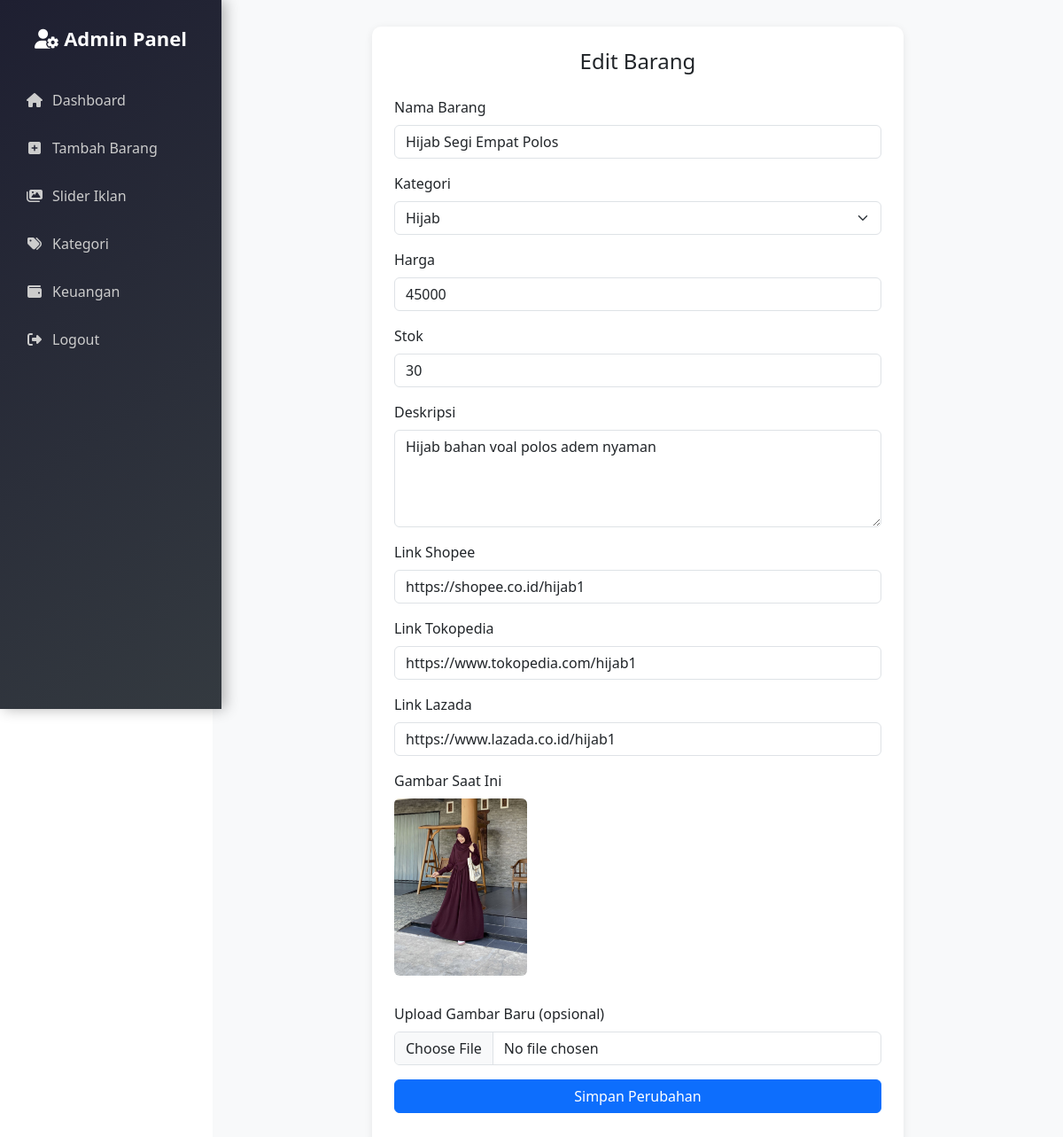
The page /edit_barang.php?id=15 (signed in) on the database its author committed.
### tables this page shows
CREATE TABLE `barang` (
  `id` int(11) NOT NULL,
  `nama_barang` varchar(100) NOT NULL,
  `harga` int(11) NOT NULL,
  `stok` int(11) NOT NULL,
  `gambar` varchar(255) DEFAULT NULL,
  `deskripsi` text DEFAULT NULL,
  `link_shopee` text DEFAULT NULL,
  `link_lazada` text DEFAULT NULL,
  `link_tokopedia` text DEFAULT NULL,
  `created_at` timestamp NOT NULL DEFAULT current_timestamp(),
  `kategori_id` int(11) DEFAULT NULL
);

CREATE TABLE `kategori` (
  `id` int(11) NOT NULL,
  `nama_kategori` varchar(100) NOT NULL
);

### edit_barang.php (the view, shortened to what this page needs)
<?php
include 'inc/db.php';
include 'inc/sidebar.php';
$id = intval($_GET['id']);
$result = mysqli_query($conn, "SELECT * FROM barang WHERE id=$id");
$data = mysqli_fetch_assoc($result);
?>
<link href="https://cdn.jsdelivr.net/npm/bootstrap@5.3.0/dist/css/bootstrap.min.css" rel="stylesheet">
<div class="main-content">
    <div class="edit-form">
        <h4 class="form-title">Edit Barang</h4>
        <form method="POST" enctype="multipart/form-data">
            <div class="mb-3">
                <label class="form-label">Nama Barang</label>
                <input type="text" class="form-control" name="nama_barang" value="<?= $data['nama_barang'] ?>" required>
            </div>
<?php
$kategori_list = mysqli_query($conn, "SELECT * FROM kategori ORDER BY nama_kategori ASC");
?>
<div class="mb-3">
    <label class="form-label">Kategori</label>
    <select name="kategori" class="form-select" required>
        <?php while ($k = mysqli_fetch_assoc($kategori_list)) : ?>
            <option value="<?= $k['id'] ?>" <?= $data['kategori_id'] == $k['id'] ? 'selected' : '' ?>>
                <?= htmlspecialchars($k['nama_kategori']) ?>
            </option>
        <?php endwhile; ?>
    </select>
</div>
            <div class="mb-3">
                <label class="form-label">Harga</label>
                <input type="number" class="form-control" name="harga" value="<?= $data['harga'] ?>" required>
            </div>
            <div class="mb-3">
                <label class="form-label">Stok</label>
                <input type="number" class="form-control" name="stok" value="<?= $data['stok'] ?>" required>
            </div>
            <div class="mb-3">
                <label class="form-label">Deskripsi</label>
                <textarea class="form-control" name="deskripsi" rows="4"><?= $data['deskripsi'] ?></textarea>
            </div>
            <div class="mb-3">
                <label class="form-label">Link Shopee</label>
                <input type="text" class="form-control" name="shopee" value="<?= $data['link_shopee'] ?>">
            </div>
            <div class="mb-3">
                <label class="form-label">Link Tokopedia</label>
                <input type="text" class="form-control" name="tokopedia" value="<?= $data['link_tokopedia'] ?>">
            </div>
            <div class="mb-3">
                <label class="form-label">Link Lazada</label>
                <input type="text" class="form-control" name="lazada" value="<?= $data['link_lazada'] ?>">
            </div>
            <div class="mb-3">
                <label class="form-label">Gambar Saat Ini</label><br>
                <img src="img/<?= $data['gambar'] ?>" alt="Gambar Barang">
            </div>
            <div class="mb-3">
                <label class="form-label">Upload Gambar Baru (opsional)</label>
                <input type="file" class="form-control" name="gambar">
            </div>
            <button type="submit" class="btn btn-primary">Simpan Perubahan</button>
        </form>
    </div>
</div>

### inc/sidebar.php (style rules this page uses)
.main-content { margin-left: 250px; padding: 25px; }

### edit_barang.php (style rules this page uses)
.main-content { margin-left: 240px; padding: 30px; background-color: #f8f9fa; min-height: 100vh; }
.edit-form { max-width: 600px; background: #fff; padding: 25px; border-radius: 10px; box-shadow: 0 2px 10px rgba(0, 0, 0, 0.08); margin: auto; }
.edit-form img { max-width: 150px; border-radius: 6px; margin-bottom: 15px; }
.form-label { font-weight: 500; }
.form-control, .form-select { margin-bottom: 15px; }
.form-title { text-align: center; margin-bottom: 25px; }
button[type="submit"] { width: 100%; }

### rows shown on the page
barang: nama_barang "Hijab Segi Empat Polos", kategori "Hijab", harga "45000", stok "30", deskripsi "Hijab bahan voal polos adem nyaman", shopee "https://shopee.co.id/hijab1", tokopedia "https://www.tokopedia.com/hijab1", lazada "https://www.lazada.co.id/hijab1", gambar (picture)
